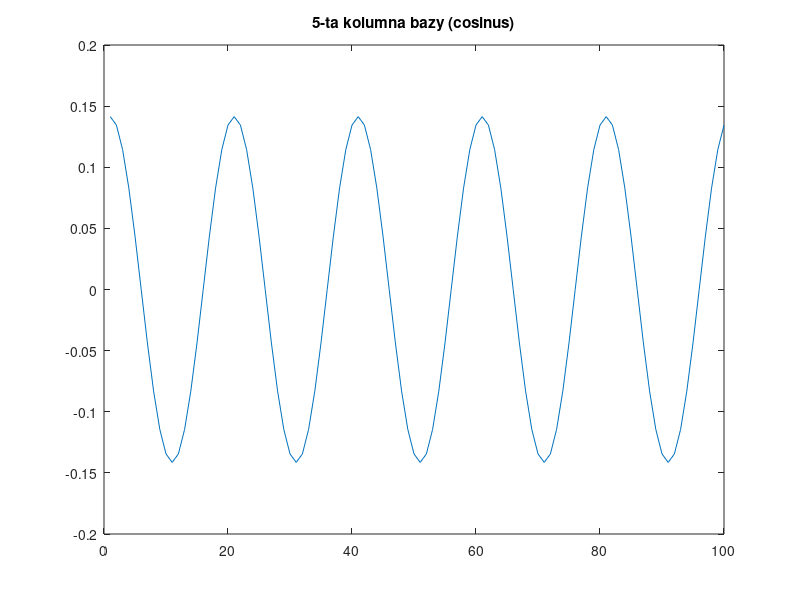
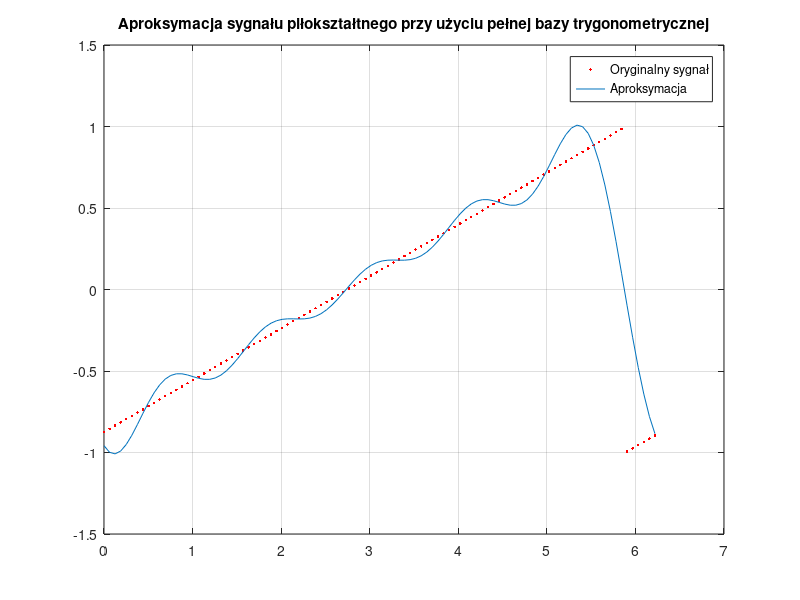

The MATLAB script that drew these images, in order:
clear all; close all; clc;

N = 100;  % Liczba punktów czasowych
M = 5;    % Liczba sinusoid i cosinusoid uzytych do aproksymacji

% Przesunięcie fazowe sygnału piłokształtnego
phi = pi / 8;  % np. przesunięcie o pi/4 radiana

% Definicja wektora czasu z przesunięciem fazowym
x = [0 : 2*pi/N : 2*pi*(N-1)/N]';
y = sawtooth(x + phi);  % Przesunięcie sygnału piłokształtnego

% Baza trygonometryczna: sinusy i cosinusy
X_sin = sqrt(2/N) * sin(x * [1:M]);
X_cos = sqrt(2/N) * cos(x * [1:M]);

% Połączymy sinusy i cosinusy w jedną macierz bazową
X = [X_cos, X_sin];  % Pełna baza trygonometryczna

% Rysowanie przykładowej sinusoidy (np. 5-tej kolumny bazy)
figure; plot(X(:,5)); title('5-ta kolumna bazy (cosinus)'); pause;

% Obliczenie współczynników aproksymacji
a = X' * y;

% Aproksymacja sygnału piłokształtnego
y_aprox = X * a;

% Rysowanie sygnału oryginalnego i aproksymowanego
figure;
plot(x, y, 'r.', x, y_aprox); 
grid on;
title('Aproksymacja sygnału piłokształtnego przy użyciu pełnej bazy trygonometrycznej');
legend('Oryginalny sygnał', 'Aproksymacja');

%Dzięki pełnej bazie trygonometrycznej (zarówno sinus, jak i cosinus), aproksymacja sygnału piłokształtnego powinna działać poprawnie nawet w przypadku przesuniętego sygnału.
% Ponieważ sinusoida i cosinusoida różnią się tylko przesunięciem fazowym, pełna baza trygonometryczna pozwala na aproksymację sygnału niezależnie od fazy 

